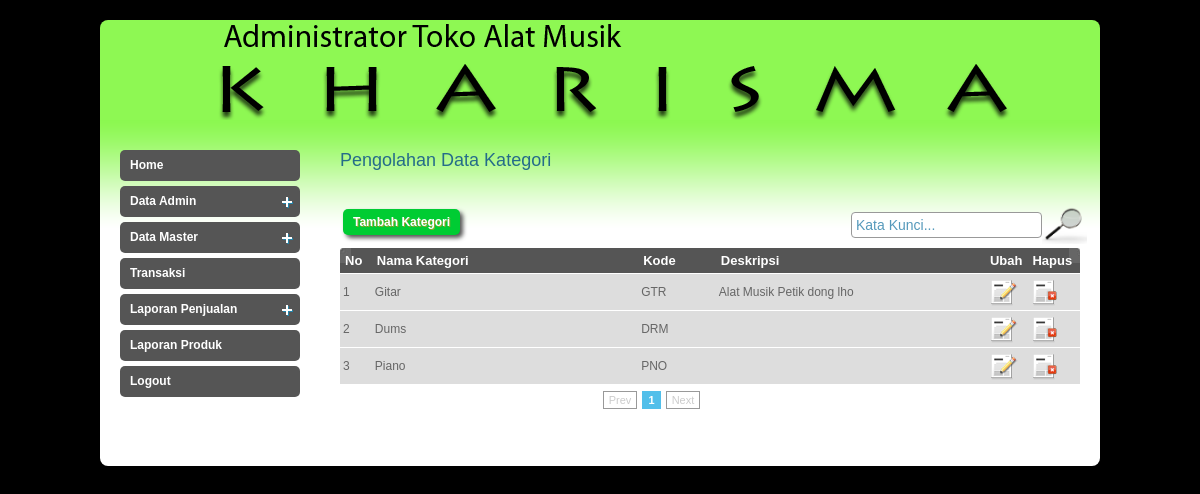
Page /admin/index.php?page=kategori (signed in) on the committed database.
### tables this page shows
CREATE TABLE `t_kategori` (
  `id_kategori` int(4) NOT NULL auto_increment,
  `kode_kategori` varchar(20) NOT NULL,
  `nama_kategori` varchar(100) NOT NULL,
  `deskripsi_kategori` text NOT NULL,
  PRIMARY KEY  (`id_kategori`)
);

### admin/inc/kategori.php (the view, shortened to what this page needs)
<h2>Pengolahan Data Kategori</h2>
    <?php
if(isset($_GET['act'])){
	if($_GET['act'] == 'add'){
	?>
    <form action="" method="post" class="niceform" id="registrationform">
        <table>
        	<tr>
            	<td><label for="kategori">Nama Kategori :</label></td>
            	<td><input type="text" name="kategori" id="kategori" size="25" maxlength="128" class="inputan"/></td>
            </tr>
            <tr>
                <td><label for="kode">Kode :</label></td>
                <td>
                	<input type="text" name="kode" id="kode" size="5" maxlength="5" class="inputan"/>
                </td>
            </tr>
        	<tr>
            	<td><label for="deskripsi">Deskripsi :</label></td>
            	<td><textarea name="deskripsi" id="deskripsi" rows="5" cols="60" class="inputan"></textarea></td>
            </tr>
        	<tr>
            	<td colspan="2" align="center">
                <input type="submit" name="save" value="Simpan" class="buton"/>
                <input type="reset" name="reset" value="Batal" onClick="window.location = '?page=kategori';" class="buton"/></td>
            </tr>
        </table>
	</form>
     <?php
	}
	elseif($_GET['act'] == 'edit'){
	$id_kategori = addslashes($_GET['idk']);
	$qkategori = mysql_query("SELECT * FROM t_kategori
							  WHERE id_kategori = '$id_kategori'");
	$dkategori = mysql_fetch_array($qkategori);
	?>
    <form action="" method="post" onSubmit="return conf();" id="registrationform">
        <table>
        	<tr>
            	<td><label for="kategori">Nama Kategori :</label></td>
            	<td><input type="text" name="kategori" id="kategori" size="25" maxlength="128" value="<?php echo $dkategori['nama_kategori']; ?>" class="inputan"/></td>
            </tr>
            <tr>
                <td><label for="kode">Kode :</label></td>
                <td colspan="2">
                	<input type="text" name="kode" id="kode" size="20" maxlength="15" value="<?php echo $dkategori['kode_kategori']; ?>" class="inputan"/>
                </td>
            </tr>
        	<tr>
            	<td><label for="deskripsi">Deskripsi :</label></td>
            	<td><textarea name="deskripsi" id="deskripsi" rows="5" cols="60"class="inputan">
				<?php echo $dkategori['deskripsi_kategori']; ?></textarea></td>
            </tr>
        	<tr>
            	<td colspan="2" align="center">
                	<input type="hidden" name="id_kategori" value="<?php echo $_GET['idk']; ?>" />
                	<input type="submit" name="update" value="Ubah" class="buton"/>
                    <input type="reset" name="reset" value="Batal" onClick="window.location = '?page=kategori';" class="buton"/>
                </td>
            </tr>
        </table>
	</form>
     <?php
	}
}
else
{
$batas   = 10;
if(empty($halaman)){
	$posisi  = 0;
	$halaman = 1;
}
else{
	$posisi = ($halaman-1) * $batas;
}
?>
	<table width="100%" style=" margin-top:10px;">
    <tr>
    <td align="right">
	<a href="?page=kategori&act=add" class="buton">Tambah Kategori</a>
    </td>
    <td align="right" width="70%">
    <form method="post" action="">
    	<input type="text" name="textcari" class="newsletter_input" value="<?php if(isset($_POST['textcari'])){ echo $_POST['textcari']; } else { echo "Kata Kunci..."; }?>" onBlur="if(this.value=='') this.value='Kata Kunci...';" onFocus="if(this.value=='Kata Kunci...') this.value='';" /><input type="image" src="images/search.png" width="45" name="cari" style="margin-bottom:-14px;" title="Cari"/>
    </form>
    </td></tr>
    </table>
    <?php
	if(isset($_POST['textcari'])){
		$sqlquery = "AND nama_kategori LIKE '%$_POST[textcari]%'";
	}
	else{
		$sqlquery = "";
	}
?>
<table width="592" id="rounded-corner">
    <thead>
    	<tr>
        	<th width="51" class="rounded-company" scope="col">No</th>
            <th width="444" class="rounded" scope="col">Nama Kategori</th>
            <th width="100" class="rounded" scope="col">Kode</th>
            <th width="444" class="rounded" scope="col">Deskripsi</th>
            <th width="32" class="rounded" scope="col">Ubah</th>
            <th width="45" class="rounded-q4" scope="col">Hapus</th>
        </tr>
    </thead>
    <tbody>
    	<?php
		$qkategori = mysql_query("SELECT * FROM t_kategori WHERE 1
								 $sqlquery
								 LIMIT $posisi,$batas");
		$kolom=1;
		$i=1;
		$no = $posisi+1;
		while($dkategori = mysql_fetch_array($qkategori)){
			if ($i >= $kolom){
				echo "<tr class='row$dkategori[id_kategori]'>";
			}
		?>
        	<td><?php echo $no; ?></td>
            <td><?php echo $dkategori['nama_kategori']; ?></td>
            <td><?php echo $dkategori['kode_kategori']; ?></td>
            <td><?php echo $dkategori['deskripsi_kategori']; ?></td>
            <td><a href="?page=kategori&act=edit&idk=<?php echo $dkategori['id_kategori']; ?>"><img src="images/user_edit.png" alt="" title="" border="0" /></a></td>
            <td width="45">
            	<a href="<?php echo $dkategori['id_kategori']; ?>" id="kategori" class="ask">
                	<img src="images/trash.png" alt="" title="" border="0" />
                </a>
            </td>
        <?php
		$i++;
		$no++;
			if($i >= $kolom){
				echo "</tr>";
			}
		}
		?>
    </tbody>
</table>
	<div class="pagination">
	<?php
	$tampil2 = mysql_query("SELECT * FROM t_kategori
							WHERE 1
							$sqlquery");
	$jmldata = mysql_num_rows($tampil2);
	$jmlhal  = ceil($jmldata/$batas);
	echo "<div class=paging>";
	if($halaman > 1){
		$prev=$halaman-1;
		echo "<span class=prevnext><a href='$_SERVER[PHP_SELF]?page=kategori&halaman=$prev'>Prev</a></span> ";
	}
	else{
		echo "<span class=disabled>Prev</span> ";
	}
	$angka=($halaman > 3 ? " ... " : " ");
	for($i=$halaman-2;$i<$halaman;$i++)
	{
	  if ($i < 1)
		  continue;
	  $angka .= "<a href='$_SERVER[PHP_SELF]?page=kategori&halaman=$i'>$i</a> ";
	}
	$angka .= "<span class=current>$halaman</span> ";
	for($i=$halaman+1;$i<($halaman+3);$i++)
	{
	  if ($i > $jmlhal)
		  break;
	  $angka .= "<a href='$_SERVER[PHP_SELF]?page=kategori&halaman=$i'>$i</a> ";
	}
	$angka .= ($halaman+2<$jmlhal ? " ...
			  <a href='$_SERVER[PHP_SELF]?page=kategori&halaman=$jmlhal'>$jmlhal</a> " : " ");
	echo "$angka ";
	if($halaman < $jmlhal){
		$next=$halaman+1;
		echo "<span class=prevnext><a href='$_SERVER[PHP_SELF]?page=kategori&halaman=$next'>Next</a></span>";
	}
	else{
		echo "<span class=disabled>Next</span>";
	}
	echo "</div>";
}
	?>

### admin/style.css (style rules this page uses)
body { background:#000; font-family:Arial, Helvetica, sans-serif; padding:0; font-size:12px; margin-top:20px; color: #0e4354; }
a { color:#256c89; }
h2 { font-size:18px; color:#256c89; font-weight:normal; padding:0px 0 15px 0; margin:0px; clear:both; }
#rounded-corner { margin:0px; width:740px; text-align: left; border-collapse: collapse; }
#rounded-corner thead th.rounded-company { width:26px; background: #555555 url('images/left.jpg') left top no-repeat; }
#rounded-corner thead th.rounded-q4 { background: #555555 url('images/right.jpg') right top no-repeat; }
#rounded-corner th { padding: 5px; font-weight: bold; font-size: 13px; color: #FFF; background: #555; }
#rounded-corner td { padding: 3px; background:#ddd; border-top: 1px solid #fff; color: #666; }
div.pagination { width:625px; clear:both; padding:10px 0 10px 0; margin:0px; text-align:center; float:left; clear:both; font-size:11px; }
div.pagination span.current { padding: 2px 5px 2px 5px; margin-right: 2px; border: 1px solid #52bfea; font-weight: bold; background-color: #52bfea; color: #FFF; }
div.pagination span.disabled { padding: 2px 5px 2px 5px; margin-right: 2px; border: 1px solid #999; color: #ccc; }
.buton { display:block; float:left; margin:10px 5px 10px 0px; line-height:26px; font-weight:bold; text-decoration:none; color:#FFFFFF; text-shadow:1px 1px #8fa42b; width:auto;height:26px; padding:0 10px 0 10px; background:#0C3; -moz-border-radius: 5px; -webkit-border-radius: 5px; -moz-box-shadow:3px 3px 4px #555; -webkit-box-shadow: 3px 3px 4px #555; }
input[type=text],input[type=password], select, textarea { -moz-border-radius:4px; -webkit-border-radius:4px; border:1px solid #999; font-size:14px; color:#5599bb; padding:4px; }

### rows in the picture
t_kategori: nama_kategori "Gitar", kode_kategori "GTR", deskripsi_kategori "Alat Musik Petik dong lho"
t_kategori: nama_kategori "Dums", kode_kategori "DRM"
t_kategori: nama_kategori "Piano", kode_kategori "PNO"

### other values in the picture
$halaman "1"
